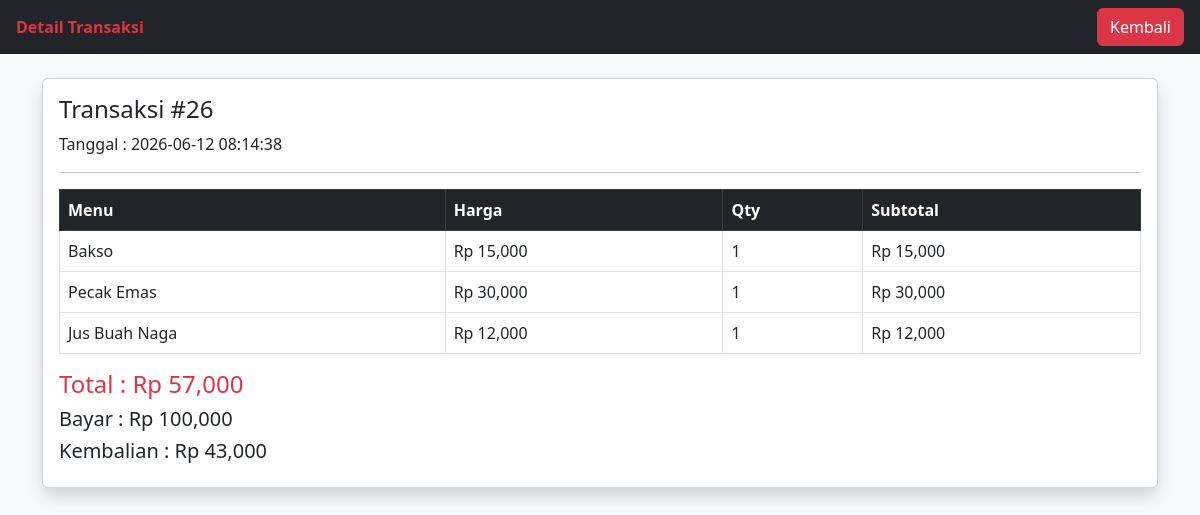
/transaksi/detail.php?id=26 (signed in), run on the app's committed database.
### tables this page shows
CREATE TABLE `transaksi` (
  `id_transaksi` int(11) NOT NULL,
  `nomor_pesanan` varchar(20) DEFAULT NULL,
  `tanggal` datetime DEFAULT NULL,
  `total` int(11) DEFAULT NULL,
  `bayar` int(11) DEFAULT NULL,
  `kembalian` int(11) DEFAULT NULL,
  `status_pesanan` varchar(30) DEFAULT 'Diproses'
);

CREATE TABLE `detail_transaksi` (
  `id_detail` int(11) NOT NULL,
  `id_transaksi` int(11) DEFAULT NULL,
  `nama_menu` varchar(100) DEFAULT NULL,
  `harga` int(11) DEFAULT NULL,
  `qty` int(11) DEFAULT NULL,
  `subtotal` int(11) DEFAULT NULL
);

### transaksi/detail.php (the view, shortened to what this page needs)
<?php
include '../config/koneksi.php';
$id = $_GET['id'];
$trx = mysqli_fetch_assoc(
mysqli_query($conn,"
SELECT *
FROM transaksi
WHERE id_transaksi='$id'
"));
?>
<!DOCTYPE html>
<html>
<head>
<link href="https://cdn.jsdelivr.net/npm/bootstrap@5.3.0/dist/css/bootstrap.min.css" rel="stylesheet">
</head>
<body class="bg-light">
<nav class="navbar bg-dark px-3">
<span class="text-danger fw-bold">
Detail Transaksi
</span>
<a href="laporan.php"
class="btn btn-danger">
Kembali
</a>
</nav>
<div class="container mt-4">
<div class="card shadow">
<div class="card-body">
<h4>
Transaksi #<?= $trx['id_transaksi']; ?>
</h4>
<p>
Tanggal :
<?= $trx['tanggal']; ?>
</p>
<hr>
<table class="table table-bordered">
<tr class="table-dark">
<th>Menu</th>
<th>Harga</th>
<th>Qty</th>
<th>Subtotal</th>
</tr>
<?php
$detail = mysqli_query($conn,"
SELECT *
FROM detail_transaksi
WHERE id_transaksi='$id'
");
while($d = mysqli_fetch_assoc($detail)){
?>
<tr>
<td><?= $d['nama_menu']; ?></td>
<td>
Rp <?= number_format($d['harga']); ?>
</td>
<td><?= $d['qty']; ?></td>
<td>
Rp <?= number_format($d['subtotal']); ?>
</td>
</tr>
<?php } ?>
</table>
<h4 class="text-danger">
Total :
Rp <?= number_format($trx['total']); ?>
</h4>
<h5>
Bayar :
Rp <?= number_format($trx['bayar']); ?>
</h5>
<h5>
Kembalian :
Rp <?= number_format($trx['kembalian']); ?>
</h5>
</div>
</div>
</div>
</body>
</html>

### data on the page
transaksi: id_transaksi "26", tanggal "2026-06-12 08:14:38", total "57,000", bayar "100,000", kembalian "43,000"
detail_transaksi: nama_menu "Bakso", harga "15,000", qty "1", subtotal "15,000"
detail_transaksi: nama_menu "Pecak Emas", harga "30,000", qty "1", subtotal "30,000"
detail_transaksi: nama_menu "Jus Buah Naga", harga "12,000", qty "1", subtotal "12,000"
